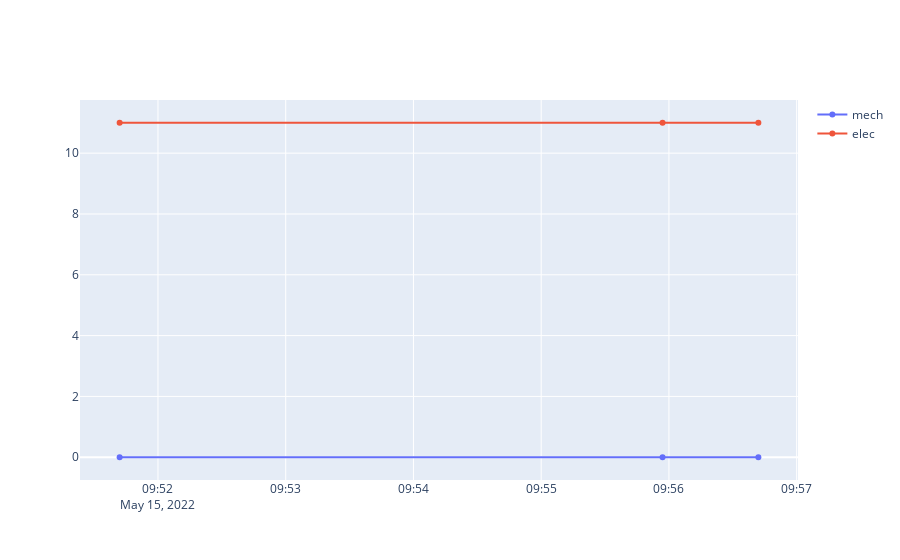

The code cell stored with this chart in its notebook:
### Code cell
# Dimanche (pas de données)
plot_bikes("2022-05-15", "21209")

### Figure 1 — Plotly figure (JSON) as saved in the notebook; plotly's stock layout.template omitted (floating-point values rounded to 4 significant figures)
{"data": [{"mode": "lines+markers", "name": "mech", "type": "scatter", "x": ["2022-05-15T09:51:42+02:00", "2022-05-15T09:55:57+02:00", "2022-05-15T09:56:42+02:00"], "y": [0, 0, 0]}, {"mode": "lines+markers", "name": "elec", "type": "scatter", "x": ["2022-05-15T09:51:42+02:00", "2022-05-15T09:55:57+02:00", "2022-05-15T09:56:42+02:00"], "y": [11, 11, 11]}], "layout": {}}
